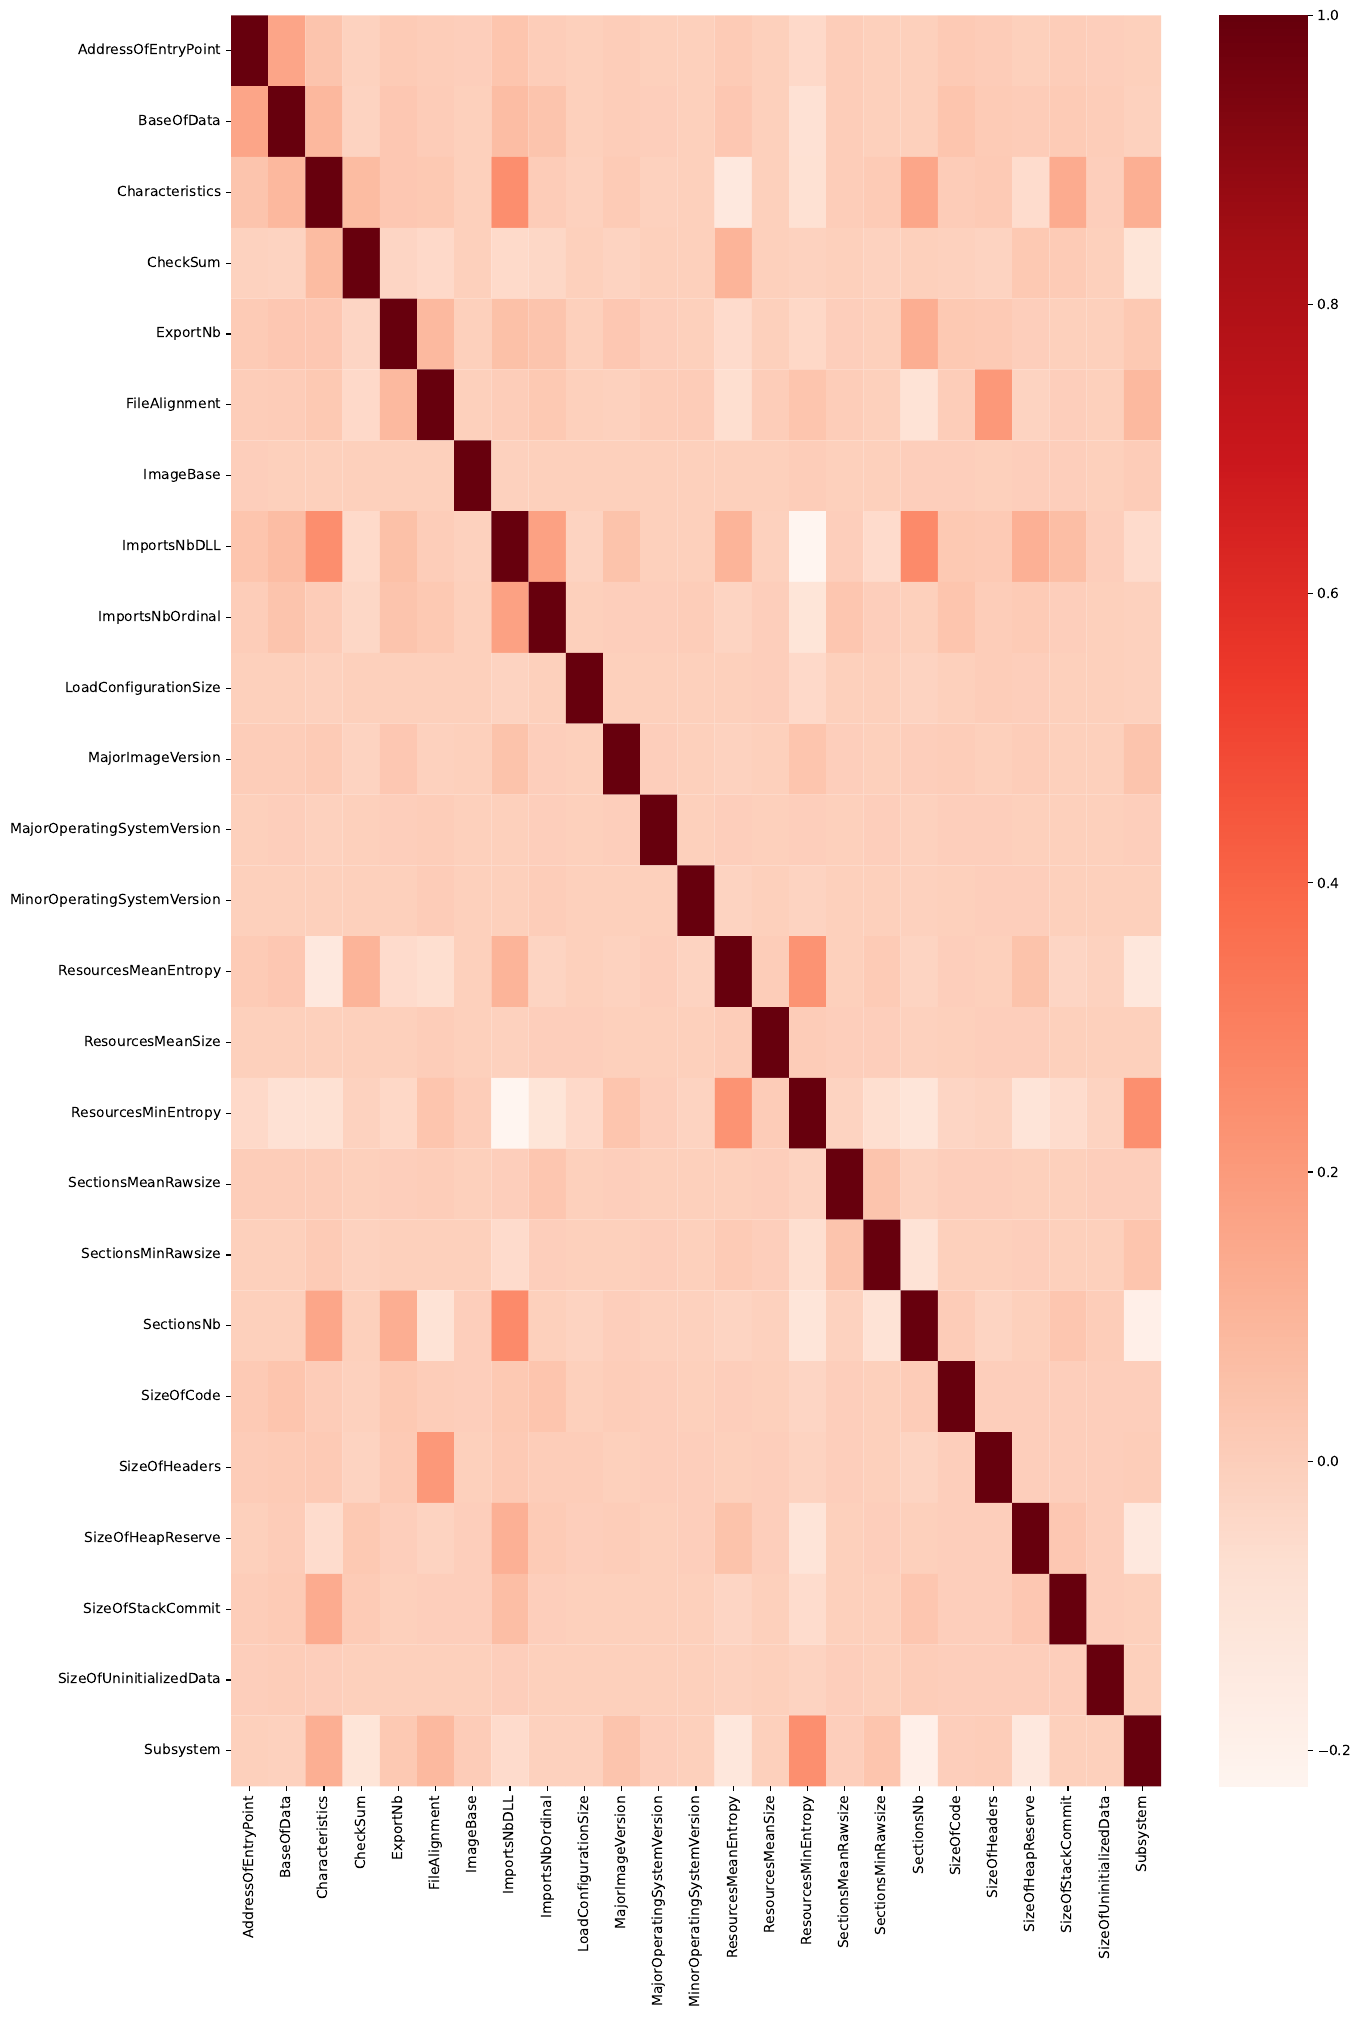

Write Python code to recreate this figure.
#importing libraries
import pandas as pd
import matplotlib.pyplot as plt
import seaborn as sns


# Threshold variable for the correlation decision
#threshold = 0.3

# Read from the tek CSV file
data = pd.read_csv('malware-detection/tek_data.csv')

# Define features and target
columns = [
    "AddressOfEntryPoint",
    "BaseOfData",
    "Characteristics",
    "CheckSum",
    "ExportNb",
    "FileAlignment",
    "ImageBase",
    "ImportsNbDLL",
    "ImportsNbOrdinal",
    "LoadConfigurationSize",
    "MajorImageVersion",
    "MajorOperatingSystemVersion",
    "MinorOperatingSystemVersion",
    "ResourcesMeanEntropy",
    "ResourcesMeanSize",
    "ResourcesMinEntropy",
    "SectionsMeanRawsize",
    "SectionsMinRawsize",
    "SectionsNb",
    "SizeOfCode",
    "SizeOfHeaders",
    "SizeOfHeapReserve",
    "SizeOfStackCommit",
    "SizeOfUninitializedData",
    "Subsystem"
]
X = data[columns]

#Using Pearson Correlation
plt.figure(figsize=(15,23))
cor = X.corr()

""""
#Correlation with output variable
cor_target = abs(cor["legitimate"])
#Selecting highly correlated features
relevant_features = cor_target[cor_target>threshold]
print(relevant_features)
"""
#Printing the map
sns.heatmap(cor, annot=False, cmap=plt.cm.Reds)

plt.savefig("heat_map.pdf", format="pdf", bbox_inches='tight', dpi=300)

plt.show()
